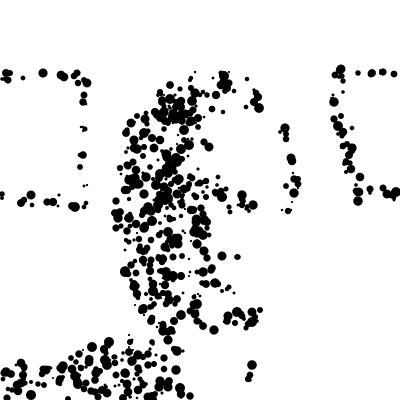
Frame 1 (no input)
Frame 60 (the mouse pressed at the canvas centre just before this capture): identical to frame 1, image omitted
Frame 120 (the mouse held since frame 60 and released just before this capture): identical to frame 1, image omitted

The Processing sketch that drew this single still picture (run headless with seeded random() and noise(); from frame 60 on, the mouse is pressed at the canvas centre):

// Processing sketch: portrait2840
// ── portrait2840.pde
void setup() {
    size(400, 400);
}

void draw() {
    background(255);
    fill(0);
    noStroke();
    ellipse(127.0, 176.0, 2.8165426, 2.8165426);
    ellipse(159.0, 235.0, 6.5763884, 6.5763884);
    ellipse(192.0, 139.0, 3.3432617, 3.3432617);
    ellipse(84.0, 95.0, 6.8832536, 6.8832536);
    ellipse(356.0, 185.0, 3.7219377, 3.7219377);
    ellipse(123.0, 353.0, 3.545601, 3.545601);
    ellipse(100.0, 371.0, 6.0628247, 6.0628247);
    ellipse(184.0, 140.0, 5.8255787, 5.8255787);
    ellipse(191.0, 121.0, 9.533043, 9.533043);
    ellipse(38.0, 384.0, 5.51038, 5.51038);
    ellipse(198.0, 169.0, 3.1770105, 3.1770105);
    ellipse(134.0, 284.0, 7.9341946, 7.9341946);
    ellipse(109.0, 346.0, 2.225738, 2.225738);
    ellipse(252.0, 322.0, 9.84389, 9.84389);
    ellipse(60.0, 379.0, 7.777027, 7.777027);
    ellipse(250.0, 375.0, 6.709648, 6.709648);
    ellipse(7.0, 398.0, 7.1689644, 7.1689644);
    ellipse(164.0, 113.0, 8.366545, 8.366545);
    ellipse(204.0, 117.0, 2.6699195, 2.6699195);
    ellipse(164.0, 187.0, 9.312723, 9.312723);
    ellipse(164.0, 95.0, 2.1759367, 2.1759367);
    ellipse(135.0, 289.0, 5.7606096, 5.7606096);
    ellipse(282.0, 210.0, 2.406355, 2.406355);
    ellipse(291.0, 158.0, 8.991209, 8.991209);
    ellipse(171.0, 116.0, 3.0596867, 3.0596867);
    ellipse(343.0, 146.0, 6.6928144, 6.6928144);
    ellipse(196.0, 219.0, 8.645139, 8.645139);
    ellipse(161.0, 232.0, 4.4095917, 4.4095917);
    ellipse(87.0, 185.0, 2.3426914, 2.3426914);
    ellipse(161.0, 205.0, 4.0754557, 4.0754557);
    ellipse(212.0, 282.0, 3.3298879, 3.3298879);
    ellipse(128.0, 148.0, 3.2312446, 3.2312446);
    ellipse(286.0, 134.0, 6.028952, 6.028952);
    ellipse(197.0, 244.0, 9.343379, 9.343379);
    ellipse(168.0, 332.0, 7.7849164, 7.7849164);
    ellipse(201.0, 208.0, 7.2888165, 7.2888165);
    ellipse(225.0, 91.0, 5.8735943, 5.8735943);
    ellipse(229.0, 72.0, 2.078804, 2.078804);
    ellipse(96.0, 369.0, 5.6291633, 5.6291633);
    ellipse(143.0, 173.0, 3.2083406, 3.2083406);
    ellipse(132.0, 187.0, 6.217515, 6.217515);
    ellipse(140.0, 379.0, 5.0610986, 5.0610986);
    ellipse(161.0, 93.0, 2.5035458, 2.5035458);
    ellipse(159.0, 387.0, 9.326756, 9.326756);
    ellipse(213.0, 78.0, 2.843729, 2.843729);
    ellipse(106.0, 353.0, 5.248645, 5.248645);
    ellipse(235.0, 323.0, 6.1476955, 6.1476955);
    ellipse(197.0, 304.0, 9.813627, 9.813627);
    ellipse(172.0, 168.0, 8.971153, 8.971153);
    ellipse(154.0, 200.0, 3.0531402, 3.0531402);
    ellipse(153.0, 344.0, 3.5237942, 3.5237942);
    ellipse(165.0, 201.0, 8.071102, 8.071102);
    ellipse(197.0, 321.0, 7.302285, 7.302285);
    ellipse(333.0, 95.0, 3.0705647, 3.0705647);
    ellipse(148.0, 207.0, 9.650138, 9.650138);
    ellipse(24.0, 369.0, 5.458697, 5.458697);
    ellipse(193.0, 178.0, 3.637117, 3.637117);
    ellipse(349.0, 155.0, 8.053711, 8.053711);
    ellipse(179.0, 179.0, 9.571424, 9.571424);
    ellipse(63.0, 377.0, 3.9047995, 3.9047995);
    ellipse(132.0, 340.0, 2.924121, 2.924121);
    ellipse(209.0, 147.0, 9.064077, 9.064077);
    ellipse(107.0, 365.0, 9.793581, 9.793581);
    ellipse(165.0, 247.0, 9.086058, 9.086058);
    ellipse(163.0, 259.0, 8.404337, 8.404337);
    ellipse(344.0, 164.0, 3.776205, 3.776205);
    ellipse(53.0, 202.0, 8.370089, 8.370089);
    ellipse(332.0, 99.0, 4.267423, 4.267423);
    ellipse(200.0, 296.0, 2.8646512, 2.8646512);
    ellipse(190.0, 113.0, 7.0830665, 7.0830665);
    ellipse(151.0, 240.0, 6.62325, 6.62325);
    ellipse(191.0, 78.0, 4.443735, 4.443735);
    ellipse(242.0, 205.0, 6.433476, 6.433476);
    ellipse(125.0, 190.0, 8.566219, 8.566219);
    ellipse(394.0, 74.0, 2.912109, 2.912109);
    ellipse(169.0, 300.0, 9.2903595, 9.2903595);
    ellipse(173.0, 243.0, 8.454149, 8.454149);
    ellipse(43.0, 369.0, 7.0345125, 7.0345125);
    ellipse(159.0, 258.0, 7.286559, 7.286559);
    ellipse(105.0, 385.0, 2.8536134, 2.8536134);
    ellipse(199.0, 231.0, 9.250225, 9.250225);
    ellipse(341.0, 148.0, 2.000338, 2.000338);
    ellipse(346.0, 162.0, 6.8145967, 6.8145967);
    ellipse(203.0, 92.0, 4.6072364, 4.6072364);
    ellipse(200.0, 183.0, 7.236114, 7.236114);
    ellipse(116.0, 201.0, 7.3453937, 7.3453937);
    ellipse(160.0, 223.0, 3.8289623, 3.8289623);
    ellipse(196.0, 222.0, 7.9141126, 7.9141126);
    ellipse(152.0, 395.0, 6.2466083, 6.2466083);
    ellipse(288.0, 211.0, 6.4830914, 6.4830914);
    ellipse(171.0, 184.0, 6.133581, 6.133581);
    ellipse(157.0, 327.0, 2.6257524, 2.6257524);
    ellipse(8.0, 389.0, 4.5956664, 4.5956664);
    ellipse(59.0, 195.0, 3.1437821, 3.1437821);
    ellipse(169.0, 162.0, 4.618305, 4.618305);
    ellipse(173.0, 257.0, 7.0520964, 7.0520964);
    ellipse(137.0, 116.0, 5.8873763, 5.8873763);
    ellipse(130.0, 397.0, 3.3407297, 3.3407297);
    ellipse(130.0, 342.0, 6.1538353, 6.1538353);
    ellipse(21.0, 363.0, 8.720959, 8.720959);
    ellipse(193.0, 119.0, 2.7391725, 2.7391725);
    ellipse(143.0, 357.0, 6.2275786, 6.2275786);
    ellipse(177.0, 194.0, 9.075534, 9.075534);
    ellipse(165.0, 121.0, 7.9368443, 7.9368443);
    ellipse(10.0, 73.0, 6.024878, 6.024878);
    ellipse(96.0, 373.0, 9.341238, 9.341238);
    ellipse(151.0, 299.0, 3.811861, 3.811861);
    ellipse(129.0, 199.0, 4.3639393, 4.3639393);
    ellipse(153.0, 284.0, 8.748947, 8.748947);
    ellipse(110.0, 360.0, 2.5325537, 2.5325537);
    ellipse(144.0, 307.0, 6.017533, 6.017533);
    ellipse(144.0, 264.0, 5.00304, 5.00304);
    ellipse(218.0, 177.0, 4.7721443, 4.7721443);
    ellipse(160.0, 140.0, 8.676156, 8.676156);
    ellipse(223.0, 74.0, 6.3033133, 6.3033133);
    ellipse(125.0, 373.0, 9.378546, 9.378546);
    ellipse(204.0, 236.0, 2.7809572, 2.7809572);
    ellipse(126.0, 272.0, 2.6093006, 2.6093006);
    ellipse(166.0, 153.0, 4.6456394, 4.6456394);
    ellipse(215.0, 283.0, 9.46921, 9.46921);
    ellipse(49.0, 368.0, 4.636343, 4.636343);
    ellipse(137.0, 398.0, 2.5852518, 2.5852518);
    ellipse(122.0, 381.0, 4.3177524, 4.3177524);
    ellipse(107.0, 360.0, 2.6016817, 2.6016817);
    ellipse(158.0, 115.0, 7.592422, 7.592422);
    ellipse(229.0, 207.0, 5.216722, 5.216722);
    ellipse(197.0, 224.0, 5.6302567, 5.6302567);
    ellipse(81.0, 127.0, 2.4766178, 2.4766178);
    ellipse(129.0, 180.0, 9.395042, 9.395042);
    ellipse(145.0, 119.0, 8.999102, 8.999102);
    ellipse(334.0, 102.0, 9.535093, 9.535093);
    ellipse(252.0, 312.0, 8.9285, 8.9285);
    ellipse(139.0, 184.0, 9.206433, 9.206433);
    ellipse(150.0, 271.0, 8.344181, 8.344181);
    ellipse(182.0, 197.0, 4.164688, 4.164688);
    ellipse(196.0, 222.0, 8.92746, 8.92746);
    ellipse(75.0, 376.0, 9.658907, 9.658907);
    ellipse(335.0, 75.0, 6.912621, 6.912621);
    ellipse(169.0, 153.0, 4.6457496, 4.6457496);
    ellipse(393.0, 197.0, 2.3012805, 2.3012805);
    ellipse(394.0, 198.0, 4.4208403, 4.4208403);
    ellipse(170.0, 219.0, 6.9992847, 6.9992847);
    ellipse(42.0, 374.0, 6.5028033, 6.5028033);
    ellipse(181.0, 149.0, 9.931208, 9.931208);
    ellipse(224.0, 322.0, 2.4171157, 2.4171157);
    ellipse(131.0, 397.0, 2.005443, 2.005443);
    ellipse(163.0, 331.0, 9.451071, 9.451071);
    ellipse(191.0, 241.0, 2.2814107, 2.2814107);
    ellipse(218.0, 284.0, 6.343863, 6.343863);
    ellipse(196.0, 229.0, 5.056357, 5.056357);
    ellipse(202.0, 249.0, 4.3395467, 4.3395467);
    ellipse(197.0, 242.0, 5.143293, 5.143293);
    ellipse(148.0, 354.0, 7.5465426, 7.5465426);
    ellipse(175.0, 238.0, 8.611334, 8.611334);
    ellipse(180.0, 388.0, 9.949605, 9.949605);
    ellipse(286.0, 139.0, 2.4946518, 2.4946518);
    ellipse(134.0, 240.0, 3.2293792, 3.2293792);
    ellipse(23.0, 78.0, 4.815263, 4.815263);
    ellipse(146.0, 294.0, 4.0973787, 4.0973787);
    ellipse(176.0, 158.0, 9.983574, 9.983574);
    ellipse(80.0, 167.0, 5.8815393, 5.8815393);
    ellipse(166.0, 304.0, 6.617303, 6.617303);
    ellipse(132.0, 179.0, 9.242786, 9.242786);
    ellipse(196.0, 123.0, 2.2349849, 2.2349849);
    ellipse(188.0, 139.0, 2.4880428, 2.4880428);
    ellipse(158.0, 160.0, 2.9991364, 2.9991364);
    ellipse(83.0, 127.0, 2.519155, 2.519155);
    ellipse(176.0, 107.0, 7.9252033, 7.9252033);
    ellipse(138.0, 354.0, 6.9685197, 6.9685197);
    ellipse(183.0, 231.0, 2.9896417, 2.9896417);
    ellipse(18.0, 391.0, 8.604311, 8.604311);
    ellipse(182.0, 159.0, 6.0890036, 6.0890036);
    ellipse(8.0, 80.0, 7.169588, 7.169588);
    ellipse(163.0, 324.0, 6.5131917, 6.5131917);
    ellipse(163.0, 326.0, 7.3276496, 7.3276496);
    ellipse(43.0, 73.0, 9.240463, 9.240463);
    ellipse(237.0, 257.0, 5.7037935, 5.7037935);
    ellipse(91.0, 391.0, 7.403188, 7.403188);
    ellipse(6.0, 73.0, 7.988104, 7.988104);
    ellipse(227.0, 289.0, 4.447443, 4.447443);
    ellipse(82.0, 156.0, 4.1275377, 4.1275377);
    ellipse(206.0, 284.0, 7.853524, 7.853524);
    ellipse(130.0, 214.0, 4.6365604, 4.6365604);
    ellipse(21.0, 383.0, 8.954342, 8.954342);
    ellipse(346.0, 164.0, 2.178049, 2.178049);
    ellipse(4.0, 373.0, 7.2363305, 7.2363305);
    ellipse(258.0, 97.0, 8.230434, 8.230434);
    ellipse(173.0, 280.0, 4.6636133, 4.6636133);
    ellipse(129.0, 335.0, 2.236723, 2.236723);
    ellipse(370.0, 189.0, 7.113179, 7.113179);
    ellipse(242.0, 195.0, 9.451778, 9.451778);
    ellipse(173.0, 114.0, 9.693308, 9.693308);
    ellipse(161.0, 271.0, 6.236327, 6.236327);
    ellipse(298.0, 179.0, 6.0205684, 6.0205684);
    ellipse(127.0, 190.0, 8.205746, 8.205746);
    ellipse(95.0, 392.0, 7.2589526, 7.2589526);
    ellipse(254.0, 90.0, 3.4422388, 3.4422388);
    ellipse(372.0, 73.0, 7.952257, 7.952257);
    ellipse(143.0, 260.0, 8.465216, 8.465216);
    ellipse(178.0, 135.0, 2.3933196, 2.3933196);
    ellipse(260.0, 310.0, 5.990291, 5.990291);
    ellipse(166.0, 168.0, 8.571455, 8.571455);
    ellipse(168.0, 340.0, 9.201302, 9.201302);
    ellipse(180.0, 115.0, 8.2171955, 8.2171955);
    ellipse(203.0, 192.0, 3.7119312, 3.7119312);
    ellipse(83.0, 155.0, 7.636408, 7.636408);
    ellipse(228.0, 316.0, 9.175085, 9.175085);
    ellipse(170.0, 85.0, 7.8023143, 7.8023143);
    ellipse(370.0, 193.0, 3.6252356, 3.6252356);
    ellipse(161.0, 115.0, 6.199753, 6.199753);
    ellipse(84.0, 207.0, 4.7213135, 4.7213135);
    ellipse(159.0, 271.0, 4.215854, 4.215854);
    ellipse(152.0, 221.0, 9.958616, 9.958616);
    ellipse(145.0, 226.0, 8.563087, 8.563087);
    ellipse(140.0, 371.0, 5.0608926, 5.0608926);
    ellipse(352.0, 151.0, 6.150772, 6.150772);
    ellipse(6.0, 372.0, 9.464899, 9.464899);
    ellipse(150.0, 167.0, 5.6723967, 5.6723967);
    ellipse(62.0, 370.0, 7.3687425, 7.3687425);
    ellipse(141.0, 138.0, 4.470478, 4.470478);
    ellipse(193.0, 210.0, 8.204447, 8.204447);
    ellipse(176.0, 102.0, 6.0098715, 6.0098715);
    ellipse(137.0, 233.0, 2.3257122, 2.3257122);
    ellipse(146.0, 113.0, 4.8006067, 4.8006067);
    ellipse(195.0, 295.0, 2.1295018, 2.1295018);
    ellipse(31.0, 382.0, 4.030656, 4.030656);
    ellipse(160.0, 118.0, 7.8956676, 7.8956676);
    ellipse(126.0, 275.0, 2.2405086, 2.2405086);
    ellipse(343.0, 133.0, 2.692832, 2.692832);
    ellipse(203.0, 214.0, 7.2160726, 7.2160726);
    ellipse(120.0, 168.0, 6.359849, 6.359849);
    ellipse(247.0, 79.0, 4.544572, 4.544572);
    ellipse(137.0, 149.0, 9.507119, 9.507119);
    ellipse(249.0, 211.0, 3.8843694, 3.8843694);
    ellipse(334.0, 119.0, 7.338139, 7.338139);
    ellipse(175.0, 95.0, 3.144486, 3.144486);
    ellipse(229.0, 83.0, 7.1271086, 7.1271086);
    ellipse(126.0, 240.0, 4.26646, 4.26646);
    ellipse(244.0, 319.0, 3.873403, 3.873403);
    ellipse(197.0, 184.0, 4.9816337, 4.9816337);
    ellipse(168.0, 123.0, 5.8522105, 5.8522105);
    ellipse(164.0, 106.0, 4.8424516, 4.8424516);
    ellipse(129.0, 352.0, 7.9008255, 7.9008255);
    ellipse(158.0, 205.0, 9.765069, 9.765069);
    ellipse(212.0, 268.0, 7.6231503, 7.6231503);
    ellipse(59.0, 381.0, 7.064356, 7.064356);
    ellipse(84.0, 80.0, 5.8569317, 5.8569317);
    ellipse(167.0, 157.0, 9.492903, 9.492903);
    ellipse(178.0, 238.0, 8.91742, 8.91742);
    ellipse(102.0, 390.0, 8.106405, 8.106405);
    ellipse(170.0, 116.0, 2.8350244, 2.8350244);
    ellipse(160.0, 196.0, 4.669457, 4.669457);
    ellipse(204.0, 251.0, 9.179027, 9.179027);
    ellipse(58.0, 367.0, 2.0011787, 2.0011787);
    ellipse(211.0, 270.0, 7.499473, 7.499473);
    ellipse(381.0, 71.0, 4.0963616, 4.0963616);
    ellipse(100.0, 391.0, 5.127113, 5.127113);
    ellipse(190.0, 80.0, 4.140501, 4.140501);
    ellipse(125.0, 271.0, 9.585254, 9.585254);
    ellipse(196.0, 197.0, 6.6191216, 6.6191216);
    ellipse(179.0, 202.0, 3.8555999, 3.8555999);
    ellipse(248.0, 324.0, 6.534122, 6.534122);
    ellipse(174.0, 349.0, 6.3504558, 6.3504558);
    ellipse(176.0, 370.0, 9.463966, 9.463966);
    ellipse(84.0, 186.0, 2.9220634, 2.9220634);
    ellipse(173.0, 332.0, 5.4558244, 5.4558244);
    ellipse(247.0, 208.0, 4.29344, 4.29344);
    ellipse(246.0, 209.0, 3.2586904, 3.2586904);
    ellipse(255.0, 317.0, 6.2251987, 6.2251987);
    ellipse(168.0, 232.0, 9.849009, 9.849009);
    ellipse(207.0, 187.0, 3.4373088, 3.4373088);
    ellipse(163.0, 293.0, 6.390925, 6.390925);
    ellipse(181.0, 216.0, 4.4224486, 4.4224486);
    ellipse(198.0, 118.0, 8.163665, 8.163665);
    ellipse(17.0, 385.0, 8.661232, 8.661232);
    ellipse(115.0, 386.0, 3.0135746, 3.0135746);
    ellipse(169.0, 200.0, 7.5268593, 7.5268593);
    ellipse(114.0, 357.0, 5.220331, 5.220331);
    ellipse(238.0, 257.0, 5.4975505, 5.4975505);
    ellipse(135.0, 183.0, 8.697888, 8.697888);
    ellipse(169.0, 163.0, 7.9064574, 7.9064574);
    ellipse(137.0, 294.0, 8.405203, 8.405203);
    ellipse(189.0, 123.0, 6.750471, 6.750471);
    ellipse(222.0, 197.0, 9.942043, 9.942043);
    ellipse(383.0, 72.0, 7.242522, 7.242522);
    ellipse(77.0, 376.0, 7.190389, 7.190389);
    ellipse(63.0, 366.0, 9.499987, 9.499987);
    ellipse(195.0, 93.0, 9.381592, 9.381592);
    ellipse(134.0, 379.0, 3.1873312, 3.1873312);
    ellipse(257.0, 321.0, 3.5167155, 3.5167155);
    ellipse(167.0, 110.0, 3.5009732, 3.5009732);
    ellipse(346.0, 172.0, 3.9970837, 3.9970837);
    ellipse(92.0, 347.0, 9.899827, 9.899827);
    ellipse(243.0, 201.0, 5.7297645, 5.7297645);
    ellipse(170.0, 159.0, 3.9100971, 3.9100971);
    ellipse(387.0, 194.0, 9.003124, 9.003124);
    ellipse(166.0, 154.0, 9.244788, 9.244788);
    ellipse(24.0, 367.0, 7.3192663, 7.3192663);
    ellipse(291.0, 210.0, 2.455462, 2.455462);
    ellipse(381.0, 73.0, 4.114771, 4.114771);
    ellipse(150.0, 265.0, 6.551615, 6.551615);
    ellipse(343.0, 81.0, 5.402312, 5.402312);
    ellipse(161.0, 298.0, 2.2140965, 2.2140965);
    ellipse(53.0, 378.0, 2.0577855, 2.0577855);
    ellipse(31.0, 395.0, 9.994005, 9.994005);
    ellipse(171.0, 330.0, 8.0919895, 8.0919895);
    ellipse(137.0, 374.0, 5.296305, 5.296305);
    ellipse(151.0, 321.0, 7.9668145, 7.9668145);
    ellipse(191.0, 210.0, 8.60817, 8.60817);
    ellipse(207.0, 95.0, 5.5251317, 5.5251317);
    ellipse(121.0, 226.0, 5.1909904, 5.1909904);
    ellipse(151.0, 211.0, 9.476267, 9.476267);
    ellipse(80.0, 155.0, 2.7259078, 2.7259078);
    ellipse(212.0, 109.0, 6.7140684, 6.7140684);
    ellipse(184.0, 189.0, 3.6528668, 3.6528668);
    ellipse(78.0, 83.0, 6.5871577, 6.5871577);
    ellipse(135.0, 178.0, 9.5990505, 9.5990505);
    ellipse(298.0, 184.0, 6.847788, 6.847788);
    ellipse(216.0, 95.0, 8.351137, 8.351137);
    ellipse(79.0, 354.0, 7.4827857, 7.4827857);
    ellipse(169.0, 217.0, 4.8587894, 4.8587894);
    ellipse(342.0, 136.0, 5.1830044, 5.1830044);
    ellipse(350.0, 163.0, 5.3425336, 5.3425336);
    ellipse(152.0, 342.0, 5.6868634, 5.6868634);
    ellipse(287.0, 187.0, 2.6249542, 2.6249542);
    ellipse(159.0, 178.0, 7.9490027, 7.9490027);
    ellipse(193.0, 304.0, 7.055362, 7.055362);
    ellipse(202.0, 283.0, 5.5960803, 5.5960803);
    ellipse(203.0, 235.0, 9.692699, 9.692699);
    ellipse(170.0, 99.0, 9.83596, 9.83596);
    ellipse(196.0, 209.0, 3.152082, 3.152082);
    ellipse(198.0, 294.0, 2.2646255, 2.2646255);
    ellipse(164.0, 358.0, 7.365303, 7.365303);
    ellipse(256.0, 93.0, 6.5885053, 6.5885053);
    ellipse(189.0, 276.0, 2.1251054, 2.1251054);
    ellipse(154.0, 364.0, 6.0653086, 6.0653086);
    ellipse(143.0, 156.0, 5.942391, 5.942391);
    ellipse(294.0, 179.0, 7.4257393, 7.4257393);
    ellipse(395.0, 194.0, 5.470114, 5.470114);
    ellipse(216.0, 193.0, 7.3665595, 7.3665595);
    ellipse(150.0, 349.0, 3.2956195, 3.2956195);
    ellipse(76.0, 362.0, 5.536378, 5.536378);
    ellipse(203.0, 272.0, 9.482204, 9.482204);
    ellipse(338.0, 126.0, 9.881405, 9.881405);
    ellipse(80.0, 375.0, 2.4552374, 2.4552374);
    ellipse(138.0, 390.0, 8.612644, 8.612644);
    ellipse(160.0, 284.0, 2.3605042, 2.3605042);
    ellipse(160.0, 174.0, 9.928095, 9.928095);
    ellipse(184.0, 189.0, 8.82371, 8.82371);
    ellipse(127.0, 165.0, 7.250242, 7.250242);
    ellipse(44.0, 385.0, 5.909738, 5.909738);
    ellipse(204.0, 220.0, 9.868709, 9.868709);
    ellipse(109.0, 342.0, 9.936701, 9.936701);
    ellipse(156.0, 185.0, 9.928427, 9.928427);
    ellipse(126.0, 133.0, 7.9048424, 7.9048424);
    ellipse(341.0, 69.0, 9.024614, 9.024614);
    ellipse(104.0, 349.0, 8.07105, 8.07105);
    ellipse(200.0, 183.0, 5.9806724, 5.9806724);
    ellipse(152.0, 138.0, 8.135583, 8.135583);
    ellipse(158.0, 199.0, 6.6947308, 6.6947308);
    ellipse(292.0, 202.0, 2.1639462, 2.1639462);
    ellipse(246.0, 107.0, 4.6670184, 4.6670184);
    ellipse(383.0, 188.0, 7.002315, 7.002315);
    ellipse(139.0, 239.0, 6.486727, 6.486727);
    ellipse(239.0, 313.0, 3.12182, 3.12182);
    ellipse(140.0, 250.0, 7.68101, 7.68101);
    ellipse(169.0, 239.0, 5.158224, 5.158224);
    ellipse(134.0, 148.0, 8.539341, 8.539341);
    ellipse(83.0, 350.0, 2.0970798, 2.0970798);
    ellipse(145.0, 251.0, 7.103486, 7.103486);
    ellipse(115.0, 363.0, 6.5371904, 6.5371904);
    ellipse(142.0, 196.0, 3.2072644, 3.2072644);
    ellipse(135.0, 357.0, 4.3194814, 4.3194814);
    ellipse(24.0, 379.0, 4.144509, 4.144509);
    ellipse(168.0, 387.0, 9.101811, 9.101811);
    ellipse(160.0, 381.0, 9.253828, 9.253828);
    ellipse(12.0, 390.0, 5.427425, 5.427425);
    ellipse(242.0, 313.0, 3.9658203, 3.9658203);
    ellipse(135.0, 305.0, 2.1213284, 2.1213284);
    ellipse(339.0, 126.0, 2.0268955, 2.0268955);
    ellipse(341.0, 69.0, 5.2869134, 5.2869134);
    ellipse(177.0, 299.0, 7.824721, 7.824721);
    ellipse(85.0, 129.0, 5.124431, 5.124431);
    ellipse(221.0, 73.0, 5.0337305, 5.0337305);
    ellipse(171.0, 149.0, 3.6718106, 3.6718106);
    ellipse(341.0, 76.0, 5.275991, 5.275991);
    ellipse(181.0, 397.0, 3.526175, 3.526175);
    ellipse(146.0, 177.0, 9.494205, 9.494205);
    ellipse(158.0, 296.0, 7.2050953, 7.2050953);
    ellipse(152.0, 318.0, 6.7567406, 6.7567406);
    ellipse(133.0, 287.0, 7.2779303, 7.2779303);
    ellipse(252.0, 365.0, 9.647036, 9.647036);
    ellipse(126.0, 152.0, 3.91887, 3.91887);
    ellipse(78.0, 384.0, 9.92491, 9.92491);
    ellipse(238.0, 205.0, 2.9235988, 2.9235988);
    ellipse(157.0, 139.0, 2.1934247, 2.1934247);
    ellipse(197.0, 218.0, 6.8921847, 6.8921847);
    ellipse(190.0, 396.0, 7.598455, 7.598455);
    ellipse(155.0, 394.0, 5.9498487, 5.9498487);
    ellipse(286.0, 186.0, 5.844028, 5.844028);
    ellipse(353.0, 147.0, 5.977254, 5.977254);
    ellipse(162.0, 100.0, 7.7125015, 7.7125015);
    ellipse(224.0, 82.0, 9.132874, 9.132874);
    ellipse(192.0, 101.0, 9.69768, 9.69768);
    ellipse(226.0, 189.0, 5.155596, 5.155596);
    ellipse(352.0, 128.0, 4.609127, 4.609127);
    ellipse(358.0, 192.0, 8.752508, 8.752508);
    ellipse(170.0, 108.0, 3.5530405, 3.5530405);
    ellipse(280.0, 132.0, 3.8016434, 3.8016434);
    ellipse(160.0, 140.0, 6.3670673, 6.3670673);
    ellipse(172.0, 331.0, 4.501242, 4.501242);
    ellipse(188.0, 156.0, 2.8817573, 2.8817573);
    ellipse(127.0, 231.0, 7.5173764, 7.5173764);
    ellipse(131.0, 123.0, 8.95046, 8.95046);
    ellipse(195.0, 314.0, 8.905953, 8.905953);
    ellipse(116.0, 375.0, 6.942102, 6.942102);
    ellipse(86.0, 367.0, 3.4983563, 3.4983563);
    ellipse(144.0, 147.0, 6.1601214, 6.1601214);
    ellipse(119.0, 385.0, 2.8930216, 2.8930216);
    ellipse(174.0, 321.0, 8.151104, 8.151104);
    ellipse(198.0, 127.0, 5.79823, 5.79823);
    ellipse(342.0, 76.0, 5.333489, 5.333489);
    ellipse(128.0, 392.0, 8.704509, 8.704509);
    ellipse(171.0, 239.0, 6.2638235, 6.2638235);
    ellipse(217.0, 185.0, 3.6859994, 3.6859994);
    ellipse(133.0, 264.0, 2.6577911, 2.6577911);
    ellipse(46.0, 370.0, 8.983065, 8.983065);
    ellipse(107.0, 393.0, 8.90123, 8.90123);
    ellipse(164.0, 369.0, 6.568191, 6.568191);
    ellipse(171.0, 205.0, 5.506046, 5.506046);
    ellipse(131.0, 280.0, 3.7831564, 3.7831564);
    ellipse(181.0, 109.0, 4.034554, 4.034554);
    ellipse(144.0, 228.0, 9.624847, 9.624847);
    ellipse(153.0, 291.0, 9.972101, 9.972101);
    ellipse(89.0, 362.0, 8.86117, 8.86117);
    ellipse(167.0, 208.0, 3.8824587, 3.8824587);
    ellipse(195.0, 72.0, 2.4995303, 2.4995303);
    ellipse(125.0, 219.0, 2.0751276, 2.0751276);
    ellipse(133.0, 162.0, 7.153412, 7.153412);
    ellipse(162.0, 262.0, 6.3978004, 6.3978004);
    ellipse(181.0, 101.0, 8.489093, 8.489093);
    ellipse(181.0, 394.0, 8.461166, 8.461166);
    ellipse(177.0, 144.0, 2.2234058, 2.2234058);
    ellipse(175.0, 180.0, 6.7854295, 6.7854295);
    ellipse(173.0, 123.0, 2.6795287, 2.6795287);
    ellipse(158.0, 95.0, 3.6952715, 3.6952715);
    ellipse(194.0, 297.0, 4.9121614, 4.9121614);
    ellipse(227.0, 321.0, 7.5986958, 7.5986958);
    ellipse(394.0, 200.0, 2.9350662, 2.9350662);
    ellipse(183.0, 351.0, 3.1917605, 3.1917605);
    ellipse(152.0, 307.0, 4.599861, 4.599861);
    ellipse(11.0, 374.0, 7.841016, 7.841016);
    ellipse(221.0, 191.0, 6.81286, 6.81286);
    ellipse(246.0, 328.0, 5.2009726, 5.2009726);
    ellipse(172.0, 246.0, 5.293531, 5.293531);
    ellipse(214.0, 330.0, 9.316879, 9.316879);
    ellipse(173.0, 159.0, 2.3695326, 2.3695326);
    ellipse(254.0, 102.0, 8.157053, 8.157053);
    ellipse(121.0, 174.0, 2.7984772, 2.7984772);
    ellipse(21.0, 203.0, 8.007392, 8.007392);
    ellipse(128.0, 243.0, 2.4446516, 2.4446516);
    ellipse(230.0, 212.0, 4.8750186, 4.8750186);
    ellipse(224.0, 76.0, 9.937374, 9.937374);
    ellipse(338.0, 134.0, 3.7320056, 3.7320056);
    ellipse(131.0, 180.0, 9.639629, 9.639629);
    ellipse(23.0, 375.0, 8.140781, 8.140781);
    ellipse(180.0, 274.0, 2.1769323, 2.1769323);
    ellipse(141.0, 311.0, 6.067422, 6.067422);
    ellipse(157.0, 115.0, 7.8067718, 7.8067718);
    ellipse(250.0, 380.0, 3.5930114, 3.5930114);
    ellipse(105.0, 360.0, 9.996439, 9.996439);
    ellipse(177.0, 351.0, 9.612125, 9.612125);
    ellipse(136.0, 273.0, 6.880908, 6.880908);
    ellipse(144.0, 133.0, 9.841528, 9.841528);
    ellipse(221.0, 85.0, 8.75062, 8.75062);
    ellipse(173.0, 276.0, 9.984902, 9.984902);
    ellipse(168.0, 173.0, 9.677813, 9.677813);
    ellipse(113.0, 362.0, 2.5782518, 2.5782518);
    ellipse(144.0, 315.0, 2.2412925, 2.2412925);
    ellipse(137.0, 185.0, 7.443408, 7.443408);
    ellipse(181.0, 116.0, 2.7351375, 2.7351375);
    ellipse(298.0, 188.0, 2.32616, 2.32616);
    ellipse(371.0, 74.0, 6.9086385, 6.9086385);
    ellipse(166.0, 272.0, 9.769245, 9.769245);
    ellipse(189.0, 259.0, 2.393693, 2.393693);
    ellipse(191.0, 88.0, 6.280747, 6.280747);
    ellipse(84.0, 389.0, 6.6427636, 6.6427636);
    ellipse(164.0, 129.0, 5.5582786, 5.5582786);
    ellipse(143.0, 385.0, 7.1151366, 7.1151366);
    ellipse(146.0, 384.0, 3.7412062, 3.7412062);
    ellipse(60.0, 384.0, 4.457991, 4.457991);
    ellipse(174.0, 208.0, 4.661959, 4.661959);
    ellipse(58.0, 206.0, 2.9064398, 2.9064398);
    ellipse(137.0, 222.0, 3.388753, 3.388753);
    ellipse(83.0, 131.0, 2.1886773, 2.1886773);
    ellipse(168.0, 198.0, 9.744308, 9.744308);
    ellipse(126.0, 241.0, 2.974605, 2.974605);
    ellipse(165.0, 216.0, 2.8155303, 2.8155303);
    ellipse(227.0, 88.0, 8.140116, 8.140116);
    ellipse(178.0, 193.0, 3.1166525, 3.1166525);
    ellipse(135.0, 261.0, 4.538969, 4.538969);
    ellipse(234.0, 293.0, 3.0010638, 3.0010638);
    ellipse(177.0, 162.0, 9.637502, 9.637502);
    ellipse(182.0, 201.0, 5.4090624, 5.4090624);
    ellipse(86.0, 203.0, 4.6641493, 4.6641493);
    ellipse(166.0, 179.0, 3.1450214, 3.1450214);
    ellipse(5.0, 79.0, 4.7888913, 4.7888913);
    ellipse(132.0, 361.0, 9.544855, 9.544855);
    ellipse(190.0, 272.0, 2.721314, 2.721314);
    ellipse(206.0, 181.0, 6.508235, 6.508235);
    ellipse(123.0, 398.0, 8.018654, 8.018654);
    ellipse(164.0, 383.0, 5.4154687, 5.4154687);
    ellipse(203.0, 326.0, 7.8710637, 7.8710637);
    ellipse(144.0, 310.0, 6.2752914, 6.2752914);
    ellipse(163.0, 187.0, 5.616696, 5.616696);
    ellipse(182.0, 121.0, 7.6182475, 7.6182475);
    ellipse(200.0, 322.0, 4.9385076, 4.9385076);
    ellipse(358.0, 201.0, 9.607492, 9.607492);
    ellipse(176.0, 172.0, 2.8466191, 2.8466191);
    ellipse(243.0, 195.0, 2.3403707, 2.3403707);
    ellipse(351.0, 169.0, 8.497966, 8.497966);
    ellipse(165.0, 285.0, 8.432341, 8.432341);
    ellipse(72.0, 369.0, 8.7472515, 8.7472515);
    ellipse(129.0, 218.0, 9.487589, 9.487589);
    ellipse(47.0, 202.0, 7.344761, 7.344761);
    ellipse(150.0, 279.0, 4.787439, 4.787439);
    ellipse(253.0, 205.0, 9.4678135, 9.4678135);
    ellipse(138.0, 298.0, 4.4194117, 4.4194117);
    ellipse(180.0, 387.0, 2.5381908, 2.5381908);
    ellipse(106.0, 345.0, 3.5883136, 3.5883136);
    ellipse(109.0, 346.0, 4.194655, 4.194655);
    ellipse(384.0, 72.0, 2.371861, 2.371861);
    ellipse(163.0, 113.0, 9.422464, 9.422464);
    ellipse(75.0, 207.0, 9.722252, 9.722252);
    ellipse(195.0, 228.0, 7.1873827, 7.1873827);
    ellipse(292.0, 161.0, 8.573567, 8.573567);
    ellipse(115.0, 357.0, 4.943464, 4.943464);
    ellipse(143.0, 253.0, 4.7311606, 4.7311606);
    ellipse(222.0, 256.0, 9.119769, 9.119769);
    ellipse(181.0, 315.0, 9.683886, 9.683886);
    ellipse(197.0, 311.0, 3.3991618, 3.3991618);
    ellipse(144.0, 211.0, 8.376513, 8.376513);
    ellipse(142.0, 382.0, 5.077688, 5.077688);
    ellipse(189.0, 186.0, 4.979475, 4.979475);
    ellipse(189.0, 184.0, 6.1374493, 6.1374493);
    ellipse(237.0, 312.0, 9.912497, 9.912497);
    ellipse(347.0, 144.0, 6.0365114, 6.0365114);
    ellipse(285.0, 128.0, 9.337077, 9.337077);
    ellipse(140.0, 246.0, 5.4255776, 5.4255776);
    ellipse(163.0, 257.0, 5.6206574, 5.6206574);
    ellipse(168.0, 191.0, 8.326763, 8.326763);
    ellipse(114.0, 213.0, 5.533376, 5.533376);
    ellipse(129.0, 347.0, 2.0516577, 2.0516577);
    ellipse(204.0, 183.0, 2.1343536, 2.1343536);
    ellipse(126.0, 374.0, 7.5502434, 7.5502434);
    ellipse(116.0, 228.0, 7.282039, 7.282039);
    ellipse(60.0, 368.0, 7.3593917, 7.3593917);
    ellipse(142.0, 215.0, 6.1422944, 6.1422944);
    ellipse(207.0, 222.0, 8.0576, 8.0576);
    ellipse(24.0, 200.0, 6.5739346, 6.5739346);
    ellipse(396.0, 192.0, 9.806974, 9.806974);
    ellipse(158.0, 210.0, 6.5621457, 6.5621457);
    ellipse(136.0, 170.0, 8.650223, 8.650223);
    ellipse(148.0, 131.0, 5.1849194, 5.1849194);
    ellipse(68.0, 399.0, 5.9851546, 5.9851546);
    ellipse(346.0, 161.0, 5.788096, 5.788096);
    ellipse(180.0, 89.0, 5.2330794, 5.2330794);
    ellipse(207.0, 228.0, 5.3416934, 5.3416934);
    ellipse(162.0, 151.0, 3.8130093, 3.8130093);
    ellipse(120.0, 212.0, 7.801393, 7.801393);
    ellipse(51.0, 368.0, 2.8359704, 2.8359704);
    ellipse(61.0, 75.0, 8.80681, 8.80681);
    ellipse(169.0, 106.0, 2.9859548, 2.9859548);
    ellipse(181.0, 107.0, 8.093445, 8.093445);
    ellipse(178.0, 182.0, 6.2284245, 6.2284245);
    ellipse(90.0, 359.0, 7.0872116, 7.0872116);
    ellipse(207.0, 258.0, 7.3203073, 7.3203073);
    ellipse(72.0, 206.0, 7.82975, 7.82975);
    ellipse(127.0, 384.0, 8.936172, 8.936172);
    ellipse(200.0, 95.0, 4.5255446, 4.5255446);
    ellipse(133.0, 350.0, 2.0176697, 2.0176697);
    ellipse(134.0, 142.0, 7.2351336, 7.2351336);
    ellipse(343.0, 92.0, 3.6232562, 3.6232562);
    ellipse(242.0, 316.0, 6.7539654, 6.7539654);
    ellipse(3.0, 379.0, 4.7875566, 4.7875566);
    ellipse(178.0, 244.0, 9.100416, 9.100416);
    ellipse(390.0, 195.0, 4.241115, 4.241115);
    ellipse(192.0, 178.0, 6.731989, 6.731989);
    ellipse(339.0, 77.0, 3.7690535, 3.7690535);
    ellipse(74.0, 371.0, 3.858314, 3.858314);
    ellipse(184.0, 130.0, 9.869476, 9.869476);
    ellipse(150.0, 307.0, 5.859164, 5.859164);
    ellipse(154.0, 223.0, 2.3219838, 2.3219838);
    ellipse(152.0, 150.0, 2.9370255, 2.9370255);
    ellipse(16.0, 365.0, 2.7792587, 2.7792587);
    ellipse(162.0, 393.0, 3.0538163, 3.0538163);
    ellipse(71.0, 358.0, 5.7791414, 5.7791414);
    ellipse(222.0, 291.0, 4.045948, 4.045948);
    ellipse(109.0, 347.0, 3.0391269, 3.0391269);
    ellipse(193.0, 110.0, 7.215967, 7.215967);
    ellipse(162.0, 196.0, 8.7428, 8.7428);
    ellipse(131.0, 265.0, 7.4101567, 7.4101567);
    ellipse(248.0, 379.0, 6.4054728, 6.4054728);
    ellipse(223.0, 112.0, 4.570363, 4.570363);
    ellipse(80.0, 155.0, 4.629917, 4.629917);
    ellipse(74.0, 76.0, 6.6782966, 6.6782966);
    ellipse(175.0, 304.0, 5.427773, 5.427773);
    ellipse(89.0, 359.0, 8.166151, 8.166151);
    ellipse(128.0, 274.0, 6.605764, 6.605764);
    ellipse(394.0, 74.0, 6.8837066, 6.8837066);
    ellipse(128.0, 166.0, 7.256016, 7.256016);
    ellipse(138.0, 368.0, 7.514983, 7.514983);
    ellipse(172.0, 118.0, 8.6875725, 8.6875725);
    ellipse(180.0, 111.0, 2.720739, 2.720739);
    ellipse(2.0, 194.0, 5.500194, 5.500194);
    ellipse(134.0, 184.0, 8.347889, 8.347889);
    ellipse(134.0, 140.0, 9.085859, 9.085859);
    ellipse(209.0, 235.0, 4.8367195, 4.8367195);
    ellipse(159.0, 323.0, 2.2689872, 2.2689872);
    ellipse(127.0, 130.0, 5.394503, 5.394503);
    ellipse(179.0, 188.0, 2.6880727, 2.6880727);
    ellipse(138.0, 355.0, 9.327669, 9.327669);
    ellipse(183.0, 293.0, 2.8787932, 2.8787932);
    ellipse(215.0, 192.0, 6.556474, 6.556474);
    ellipse(154.0, 304.0, 5.76486, 5.76486);
    ellipse(136.0, 286.0, 7.520536, 7.520536);
    ellipse(217.0, 93.0, 3.1748314, 3.1748314);
    ellipse(194.0, 232.0, 9.46591, 9.46591);
    ellipse(293.0, 173.0, 2.4658022, 2.4658022);
    ellipse(341.0, 116.0, 6.0011673, 6.0011673);
    ellipse(86.0, 383.0, 7.046666, 7.046666);
    ellipse(175.0, 172.0, 5.574015, 5.574015);
    ellipse(131.0, 363.0, 5.2334294, 5.2334294);
    ellipse(125.0, 250.0, 2.9013424, 2.9013424);
    ellipse(197.0, 272.0, 4.952772, 4.952772);
    ellipse(259.0, 108.0, 9.749649, 9.749649);
    ellipse(87.0, 83.0, 8.903273, 8.903273);
    ellipse(168.0, 250.0, 4.653388, 4.653388);
    ellipse(181.0, 276.0, 8.115204, 8.115204);
    ellipse(340.0, 70.0, 8.436231, 8.436231);
    ellipse(158.0, 295.0, 4.309035, 4.309035);
    ellipse(154.0, 148.0, 8.898974, 8.898974);
    ellipse(159.0, 194.0, 6.063218, 6.063218);
    ellipse(81.0, 368.0, 6.60207, 6.60207);
    ellipse(104.0, 350.0, 7.4223404, 7.4223404);
    ellipse(148.0, 365.0, 7.416685, 7.416685);
    ellipse(147.0, 124.0, 5.1819406, 5.1819406);
    ellipse(136.0, 224.0, 8.4533, 8.4533);
    ellipse(144.0, 117.0, 2.7892637, 2.7892637);
    ellipse(160.0, 92.0, 6.1884913, 6.1884913);
    ellipse(125.0, 272.0, 9.940878, 9.940878);
    ellipse(352.0, 148.0, 9.2404175, 9.2404175);
    ellipse(83.0, 102.0, 7.5052466, 7.5052466);
    ellipse(143.0, 251.0, 4.221751, 4.221751);
    ellipse(294.0, 193.0, 9.404942, 9.404942);
    ellipse(131.0, 164.0, 3.8017893, 3.8017893);
    ellipse(188.0, 189.0, 5.1046195, 5.1046195);
    ellipse(64.0, 77.0, 8.644949, 8.644949);
    ellipse(148.0, 397.0, 9.063267, 9.063267);
    ellipse(247.0, 206.0, 3.766179, 3.766179);
    ellipse(161.0, 94.0, 4.4491353, 4.4491353);
    ellipse(286.0, 139.0, 6.5640073, 6.5640073);
    ellipse(190.0, 176.0, 5.573918, 5.573918);
    ellipse(212.0, 268.0, 4.0515394, 4.0515394);
    ellipse(358.0, 73.0, 5.5298085, 5.5298085);
    ellipse(169.0, 381.0, 7.862079, 7.862079);
    ellipse(162.0, 102.0, 7.835562, 7.835562);
    ellipse(204.0, 142.0, 7.2957587, 7.2957587);
    ellipse(359.0, 192.0, 8.669019, 8.669019);
    ellipse(168.0, 294.0, 7.7507396, 7.7507396);
    ellipse(65.0, 77.0, 2.488153, 2.488153);
    ellipse(176.0, 120.0, 7.386489, 7.386489);
    ellipse(98.0, 397.0, 7.0932364, 7.0932364);
    ellipse(206.0, 197.0, 6.131594, 6.131594);
    ellipse(197.0, 235.0, 5.563452, 5.563452);
    ellipse(234.0, 91.0, 4.660808, 4.660808);
    ellipse(183.0, 195.0, 3.9932265, 3.9932265);
    ellipse(164.0, 110.0, 7.1381927, 7.1381927);
    ellipse(115.0, 213.0, 7.7636905, 7.7636905);
    ellipse(77.0, 381.0, 8.127324, 8.127324);
    ellipse(163.0, 278.0, 2.536779, 2.536779);
    ellipse(32.0, 205.0, 4.6357327, 4.6357327);
    ellipse(139.0, 249.0, 5.5078745, 5.5078745);
    ellipse(106.0, 387.0, 3.8499203, 3.8499203);
    ellipse(138.0, 182.0, 4.1407213, 4.1407213);
    ellipse(144.0, 194.0, 9.272836, 9.272836);
    ellipse(143.0, 309.0, 9.461753, 9.461753);
    ellipse(174.0, 207.0, 2.9208612, 2.9208612);
    ellipse(196.0, 106.0, 3.2007885, 3.2007885);
    ellipse(392.0, 195.0, 7.3781266, 7.3781266);
    ellipse(25.0, 383.0, 5.1673856, 5.1673856);
    ellipse(130.0, 226.0, 4.719974, 4.719974);
    ellipse(58.0, 383.0, 4.7782087, 4.7782087);
    ellipse(77.0, 73.0, 7.151722, 7.151722);
    ellipse(126.0, 178.0, 2.7018104, 2.7018104);
    ellipse(125.0, 191.0, 5.1878815, 5.1878815);
    ellipse(156.0, 355.0, 3.0364885, 3.0364885);
    ellipse(128.0, 386.0, 5.1083364, 5.1083364);
    ellipse(80.0, 367.0, 4.4552536, 4.4552536);
    ellipse(182.0, 256.0, 5.8961277, 5.8961277);
    ellipse(155.0, 112.0, 8.257887, 8.257887);
    ellipse(118.0, 218.0, 9.42306, 9.42306);
    ellipse(360.0, 177.0, 8.673124, 8.673124);
    ellipse(185.0, 114.0, 9.167477, 9.167477);
    ellipse(167.0, 101.0, 2.1936893, 2.1936893);
    ellipse(343.0, 132.0, 8.509291, 8.509291);
    ellipse(86.0, 104.0, 2.7249799, 2.7249799);
    ellipse(158.0, 96.0, 2.049312, 2.049312);
    ellipse(95.0, 380.0, 7.7159863, 7.7159863);
    ellipse(356.0, 191.0, 6.6477304, 6.6477304);
    ellipse(122.0, 360.0, 3.655404, 3.655404);
    ellipse(185.0, 233.0, 2.2491527, 2.2491527);
    ellipse(154.0, 399.0, 6.067103, 6.067103);
    ellipse(129.0, 242.0, 5.1519737, 5.1519737);
    ellipse(174.0, 219.0, 4.3548703, 4.3548703);
    ellipse(153.0, 179.0, 4.0603604, 4.0603604);
    ellipse(151.0, 260.0, 7.077355, 7.077355);
    ellipse(193.0, 307.0, 5.8326154, 5.8326154);
    ellipse(188.0, 178.0, 2.2896442, 2.2896442);
    ellipse(127.0, 273.0, 3.258152, 3.258152);
    ellipse(31.0, 195.0, 9.08773, 9.08773);
    ellipse(182.0, 205.0, 7.2624125, 7.2624125);
    ellipse(189.0, 145.0, 9.937523, 9.937523);
    ellipse(161.0, 191.0, 2.0687757, 2.0687757);
    ellipse(158.0, 256.0, 3.7606564, 3.7606564);
    ellipse(145.0, 195.0, 5.7631373, 5.7631373);
    ellipse(167.0, 242.0, 4.2793684, 4.2793684);
    ellipse(226.0, 83.0, 3.3303833, 3.3303833);
    ellipse(229.0, 287.0, 5.060911, 5.060911);
    ellipse(2.0, 198.0, 3.9730577, 3.9730577);
    ellipse(135.0, 292.0, 3.9709072, 3.9709072);
    ellipse(194.0, 195.0, 5.385832, 5.385832);
    ellipse(190.0, 311.0, 6.9820924, 6.9820924);
    ellipse(2.0, 79.0, 3.5662255, 3.5662255);
    ellipse(167.0, 277.0, 8.872583, 8.872583);
    ellipse(147.0, 248.0, 6.8282695, 6.8282695);
    ellipse(135.0, 122.0, 2.1899319, 2.1899319);
    ellipse(242.0, 199.0, 6.478319, 6.478319);
    ellipse(185.0, 209.0, 2.2608004, 2.2608004);
}
